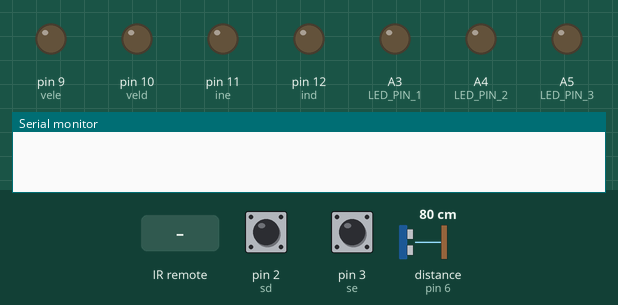
The sketch below on a simulated Arduino Nano, built with avr-gcc and run on an emulated ATmega328P. On the bench: output pins drawn as LEDs (lit = HIGH), the last lines printed to the serial monitor. Inputs (shaded band) come from the test bench; at power-on: pin 2 (sd) HIGH, distance to the obstacle (sensor on pin 6) 80 cm, pin 3 (se) HIGH. The echo pulse lasts 58.3 µs per cm; pins used as bus, display or sensor lines are not drawn.

Above: at 0.8 s.
0.9 s: infrared code 0x0 received
At 1.8 s:
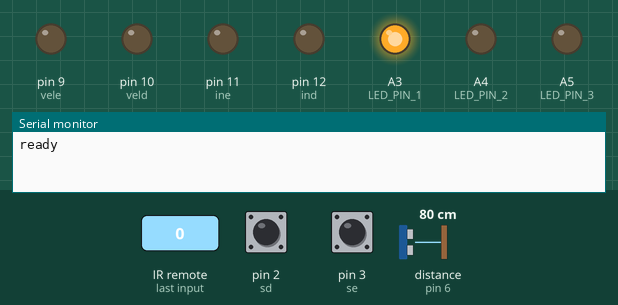
2.4 s: infrared code 0x1 received
At 2.9 s:
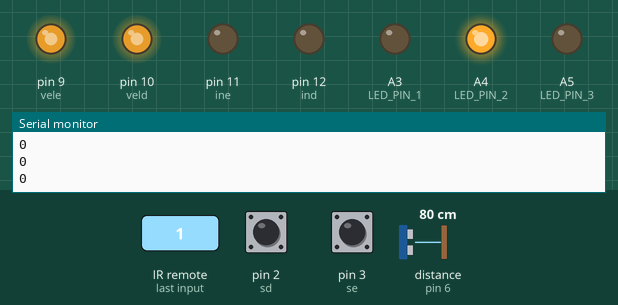
3.9 s: pin 2 (sd) pulled LOW for 0.15 s
At 4.7 s:
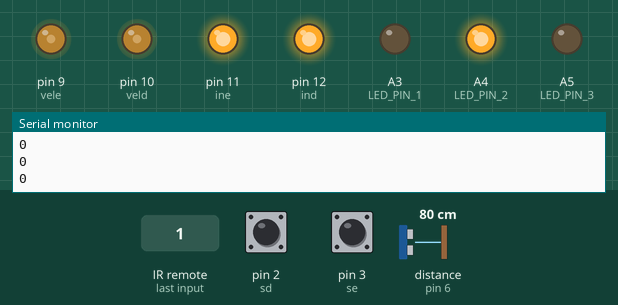
7.0 s: distance to the obstacle (sensor on pin 6) set to 73 cm
8.5 s: distance to the obstacle (sensor on pin 6) set to 70 cm
11.5 s: pin 3 (se) pulled LOW for 0.15 s
At 14.0 s:
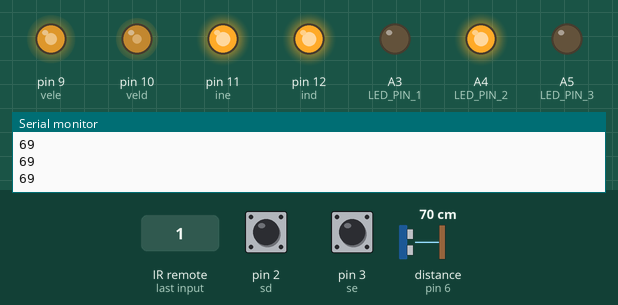
Timing chart, 0 to 15.6 s (numbered marks = the images above; inputs shaded):
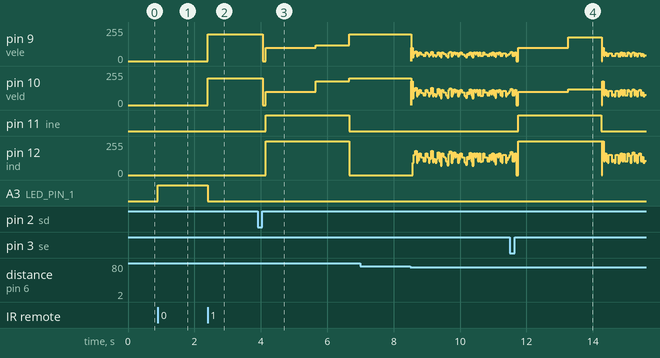

Measured:
- after the input at 0.9 s, A3 (LED_PIN_1): LOW → HIGH at once
- after the input at 2.4 s, pin 9 (vele), pin 10 (veld): 0/255 → 200/255 at once; A3 (LED_PIN_1): HIGH → LOW at once; A4 (LED_PIN_2): LOW → HIGH at once
- after the input at 3.9 s, pin 9 (vele): 200/255 → 0/255 after 0.15 s, → 100/255 0.10 s later, → 120/255 1.5 s later, → 200/255 1.0 s later; pin 10 (veld): 200/255 → 0/255 after 0.15 s, → 100/255 0.10 s later, → 180/255 1.5 s later, → 200/255 1.0 s later
- after the input at 11.5 s, pin 11 (ine): LOW → HIGH after 0.25 s, → LOW 2.5 s later

The sketch:

sumo_v006.ino
```cpp
/* Este Código foi desenvolvido pelo prof. Heiton do IFSP Sorocaba, a fim de ser utilizado pelos Alunos que
 *  participarão do TRIF. A venda deste código é PROÍBIDA!
 *
 *  Robôs de Sumô e robôs seguidores de linha, da categoria perseguidores, precisam iniciar e parar através
 *  do acionamento remoto, e os Juizes utilizam um controle IR da SONY com os seguintes botões:
 *    controle SONY
 *    botão 1 - READY  codigo 0x0
 *    botão 2 - READY  codigo 0x1
 *    botão 3 - READY  codigo 0x2
 *
 *  Normalmente se utiliza um dispositivo chamado de MicroStart da Jsumo, porém ele é caro e precisa ser importado
 *  MicroStart Jsumo pode ser encontrado aqui : https://www.jsumo.com/microstart-sumo-minisumo-robot-start-module
 *  porém é possivel utilizar um módulo receptor IR simples e 2 leds para para fazer seu próprio MicroStart:
 *  modulo receptor IR recomendado : https://www.wjcomponentes.com.br/receptor-ir
 *
 *  Duvidas podem ser enviadas para o e-mail: heiton.gomes@ifsp.edu.br
 */

#include <IRremote.hpp> // include the library

#define IR_RECEIVE_PIN   7  // pino em que vc conectou o receptor IR
#define LED_PIN_1 A3         // R pino para um led (indica ready - vermelho)
#define LED_PIN_2 A4         // G pino para um segundo led (indica Start - verde)
#define LED_PIN_3 A5         // B pino para um terceiro led (indica stop - azul)

const int trigPin = 13;  // Trigger pin
const int echoPin = 6;  // Echo pin
long distance;
int i=0;
long total, med;
int readings [10];
const int inimigo=50;

//The Arduino Nano provides 6 PWM-capable digital pins: D3, D5, D6, D9, D10, and D11.
int ind=12;//3;  // pino direção do motor direito
int veld=10; //pino velocidade do motor direito
int ine=11;  // pino direção do motor esquerdo
int vele=9; //pino velocidade do motor esquerdo

int sd=2;   // sensor IR direita (branco=1, preto=0)
int se=3;//12;   // sensor IR esquerda (branco=1, preto=0)

//variaveis de para intervalo de tempo sem delay
const long interval=5; // tempo de giro sobre o eixo
unsigned long previousMillis = 0;
int State = LOW;
const long faixa=10; // tempo de giro sobre o eixo
unsigned long antMillis = 0;

int terezo = 0; // variavel de controle (em homenagem ao prof. heiton)
volatile int estado = 0;

void setup() {
  Serial.begin(9600);
  // aqui estão as declarações de pino para que o receptor e os leds funcionem adequadamente, não se esqueça de acrecentar as suas declarações
  pinMode(ind, OUTPUT);
  pinMode(ine, OUTPUT);
  pinMode(veld,OUTPUT);
  pinMode(vele,OUTPUT);
  pinMode(sd,INPUT_PULLUP);
  pinMode(se,INPUT_PULLUP);
  attachInterrupt(digitalPinToInterrupt(se), meuISRe, RISING);
  attachInterrupt(digitalPinToInterrupt(sd), meuISRd, RISING);

  pinMode(trigPin, OUTPUT);
  pinMode(echoPin, INPUT);
  pinMode(LED_PIN_1, OUTPUT);
  pinMode(LED_PIN_2, OUTPUT);
  pinMode(LED_PIN_3, OUTPUT);
  digitalWrite(LED_PIN_1, LOW);
  digitalWrite(LED_PIN_2, LOW);
  digitalWrite(LED_PIN_3, LOW);
  IrReceiver.begin(IR_RECEIVE_PIN, ENABLE_LED_FEEDBACK);
  while(1){  // aqui é onde o código espera o comandos do controle IR.
   if (IrReceiver.decode()) {
    if (IrReceiver.decodedIRData.command == 0x0) { // espera o comando do botão Ready
      terezo=1;
      digitalWrite(LED_PIN_1,HIGH);
      digitalWrite(LED_PIN_2,LOW);
      Serial.print("ready");
    }
    else if (IrReceiver.decodedIRData.command == 0x1 && terezo==1) {  // espera o comando do botão Start
          terezo=2;
          digitalWrite(LED_PIN_1,LOW);
          digitalWrite(LED_PIN_2,HIGH);
          Serial.print("hunting");
          break;
          }
          else if (IrReceiver.decodedIRData.command == 0x2) { // espera o comando do botão Stop
                digitalWrite(LED_PIN_1,LOW);
                digitalWrite(LED_PIN_2,HIGH);
                digitalWrite(LED_PIN_3,HIGH);
                Serial.print("end");
                }
    IrReceiver.resume();
    }
}
IrReceiver.resume();
}

void le_stop(){  // caso o botão STOP seja precionado, o robô precisa parar a qualquer momento! este void cuida disso
  if (IrReceiver.decode()) {
    if (IrReceiver.decodedIRData.command == 0x3) {
      terezo=3;
      //coloque aqui a rotina para parar seus motores
      para();
      digitalWrite(LED_PIN_1, LOW);
      digitalWrite(LED_PIN_2, LOW);
      digitalWrite(LED_PIN_3, HIGH);
      Serial.print("reset please");
      while(1);
    }
  }
  IrReceiver.resume();
}

void meuISRd() {
  estado = 1; // Inverte o estado
}
void meuISRe() {
  estado = 2; // Inverte o estado
}
void trasdir(){
  digitalWrite(ind,HIGH);
  analogWrite(veld,120);
  digitalWrite(ine,HIGH);
  analogWrite(vele,180);
}
void trasesq(){
  digitalWrite(ind,HIGH);
  analogWrite(veld,180);
  digitalWrite(ine,HIGH);
  analogWrite(vele,120);
}
void tras(){
  digitalWrite(ind,HIGH);
  analogWrite(veld,100);
  digitalWrite(ine,HIGH);
  analogWrite(vele,100);
}
void frente(){
  digitalWrite(ind,LOW);
  analogWrite(veld,200);
  digitalWrite(ine,LOW);
  analogWrite(vele,200);
}
void para(){
  digitalWrite(ind,LOW);
  digitalWrite(veld,LOW);
  digitalWrite(ine,LOW);
  digitalWrite(vele,LOW);
}
void eixo(){
  digitalWrite(ind,HIGH);
  analogWrite(veld,180);
  digitalWrite(ine,LOW);
  analogWrite(vele,100);
}

void loop() {
  le_stop(); // chama a rotina que para o robô quando o comando STOP é pressionado
///////////////////////////////////////////////////////////////////
// coloque aqui seu código de acionamento dos motores e estratégias
///////////////////////////////////////////////////////////////////
  digitalWrite(trigPin, LOW);
  delayMicroseconds(2);
  digitalWrite(trigPin, HIGH);
  delayMicroseconds(10);
  digitalWrite(trigPin, LOW);

  unsigned long duration = pulseIn(echoPin, HIGH);
  med = duration * 0.034 / 2;
  if(med<70) distance=med;
/*
if(med<150){
  total = total - readings[i];
  readings[i] = med;
  total = total + readings[i];
  }
  i = i + 1;
  if (i >= 10) {
    i = 0;
  }
  // calculate the average:
  distance = total / 10;
*/
  //Serial.println(distance);
  Serial.println(distance);

// se localizar o inimigo, o robo avança
  if(abs(distance) < inimigo){
    frente();
  }
  else if(abs(distance) > inimigo){ // rotina de busca do inimigo
    unsigned long currentMillis = millis();
    if (currentMillis - previousMillis >= interval) {
      previousMillis = currentMillis;
      if (State == LOW) {
        State = HIGH;
        eixo();
      } else {
        State = LOW;
        para();
      }
    }
  }
  if(estado==1||estado==2){
    //Serial.println("bera1");
    para();
    delay(100);
    tras();
    delay(1500);
    para();
    if(estado==1) trasesq();
    if(estado==2) trasdir();

    delay(1000);
    tras();
    estado=0;
  }
// se um dos sensores IR identificar faixa branca, o robo para
 /*if((digitalRead(sd)==1)||(digitalRead(se)==1)){
  Serial.println("bera1");
  para();
  delay(100);
  tras();
  delay(500);
  para();
  eixo();
  delay(100);
  para();
 }
 if((digitalRead(sd)==1)&&(digitalRead(se)==0)){
  Serial.println("bera2");
  para();
  delay(100);
  trasdir();
  delay(500);
  para();
 }
 if((digitalRead(sd)==0)&&(digitalRead(se)==1)){
  Serial.println("bera3");
  para();
  delay(100);
  trasesq();
  delay(500);
  para();
 }*/
}
```
